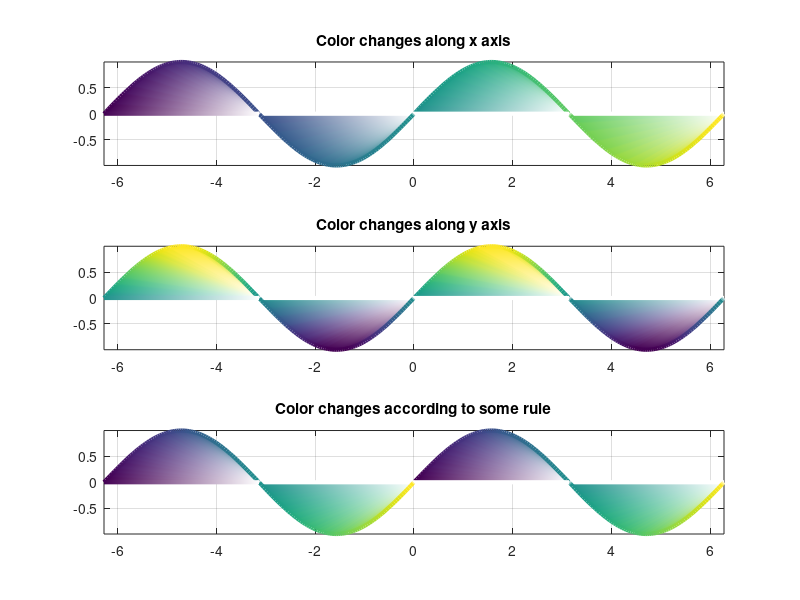

This figure's MATLAB source:
x = linspace(-2*pi,2*pi,300); 
y = sin(x); 

clf
% Color changes along x axis
sp(1) = subplot(3,1,1);
c = [x(1:end-1), NaN]; % Must end in NaN to filling a solid
patch(x,y,c, 'EdgeColor', 'interp', 'LineWidth', 3)
title('Color changes along x axis')
axis tight
box on
grid on

% Color changes along y axis
sp(2) = subplot(3,1,2);
c = [y(1:end-1), NaN]; % Must end in NaN to filling a solid
patch(x,y,c, 'EdgeColor', 'interp', 'LineWidth', 3)
title('Color changes along y axis')
axis tight
box on
grid on

% Color changes according to some rule
sp(3) = subplot(3,1,3);
c = [1:150,1:149, nan]; % Must end in NaN to filling a solid
patch(x,y,c, 'EdgeColor', 'interp', 'LineWidth', 3)
title('Color changes according to some rule')
axis tight
box on
grid on